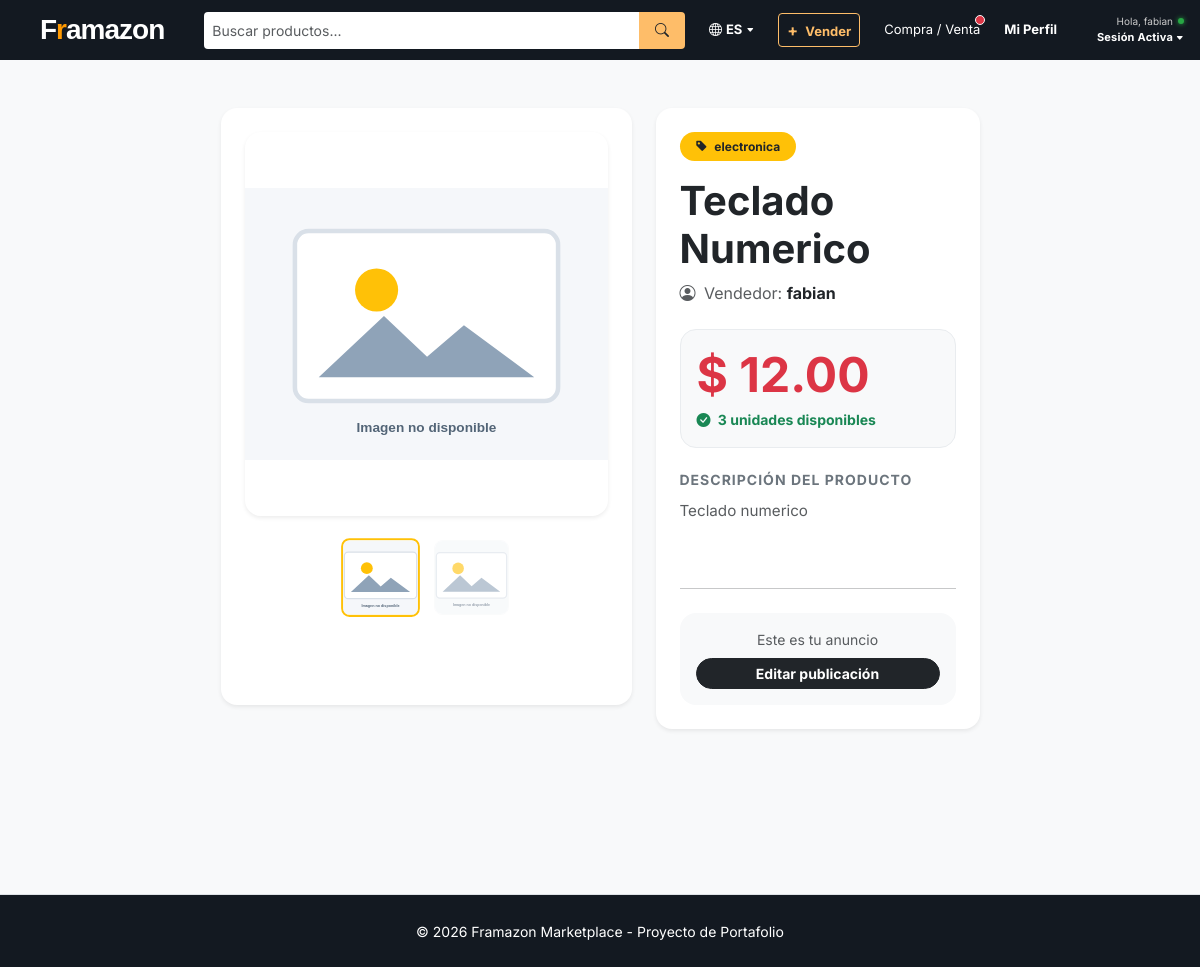
The app's page /producto/6/ (signed in) with its own data.
### marketplace/models.py (models this page shows, shortened)
class ProductImage(models.Model):
    producto = models.ForeignKey(Product, on_delete=models.CASCADE, related_name='imagenes')
    imagen = models.ImageField(upload_to='products/gallery/')
    @property
    def image_url(self):
        if self.imagen and self.imagen.storage.exists(self.imagen.name):
            return self.imagen.url
        return static('img/product-placeholder.svg')

class Product(models.Model):
    CATEGORIAS = (
        ('electronica', 'Electrónica'),
        ('computacion', 'Computación'),
        ('hogar', 'Hogar'),
        ('ropa', 'Ropa y Accesorios'),
        ('otros', 'Otros'),
    )
    vendedor = models.ForeignKey(User, on_delete=models.CASCADE, related_name='productos')
    nombre = models.CharField(max_length=200)
    categoria = models.CharField(max_length=50, choices=CATEGORIAS, default='otros')
    descripcion = models.TextField()
    precio = models.DecimalField(max_digits=10, decimal_places=2)
    stock = models.PositiveIntegerField(default=1)
    esta_pausado = models.BooleanField(default=False) # Permite ocultar el producto sin borrarlo
    es_vendido = models.BooleanField(default=False)  # Marca si el producto ya no está disponible
    imagen_principal = models.ImageField(upload_to='products/')
    email_contacto = models.EmailField()
    telefono_contacto = models.CharField(max_length=20)
    creado = models.DateTimeField(auto_now_add=True)
    class Meta:
        ordering = ('-creado',)
    @property
    def image_url(self):
        if self.imagen_principal and self.imagen_principal.storage.exists(self.imagen_principal.name):
            return self.imagen_principal.url
        return static('img/product-placeholder.svg')

### marketplace/views.py (the view)
# urls.py: path('producto/<int:product_id>/', views.product_detail, name='product_detail'),
def product_detail(request, product_id):
    producto = get_object_or_404(Product, id=product_id)
    imagenes_extra = producto.imagenes.all()
    negociacion = None
    mensajes = None
    if request.user.is_authenticated:
        comprador_id = request.GET.get('comprador')
        if producto.vendedor == request.user:
            if comprador_id:
                negociacion = Negotiation.objects.filter(
                    producto=producto,
                    comprador_id=comprador_id,
                ).first()
            else:
                negociacion = Negotiation.objects.filter(producto=producto).first()
        else:
            negociacion = Negotiation.objects.filter(
                producto=producto,
                comprador=request.user,
            ).first()
        if negociacion:
            mensajes = negociacion.mensajes.select_related('emisor').all()
    return render(request, 'marketplace/product_detail.html', {
        'producto': producto,
        'imagenes_extra': imagenes_extra,
        'negociacion': negociacion,
        'mensajes': mensajes,
    })

### marketplace/context_processors.py (called while the page is built)
def mensajes_pendientes(request):
    if request.user.is_authenticated:
        compras_activas = Negotiation.objects.filter(
            estado='abierta',
            comprador=request.user
        ).count()
        ventas_activas = Negotiation.objects.filter(
            estado='abierta',
            vendedor=request.user
        ).count()
        count = compras_activas + ventas_activas
        return {'notificaciones_chat': count}
    return {'notificaciones_chat': 0}

### marketplace/templates/marketplace/product_detail.html (shortened to what this page needs)
{% extends 'marketplace/base.html' %}
{% block content %}
<div class="container-fluid mt-4 mb-5 px-lg-5 product-detail-page">
    <div class="row justify-content-center transition-all" id="main-layout-row">
        <div class="col-md-6 col-lg-5 mb-4 transition-all" id="col-imagenes">
            <div class="card border-0 shadow-sm rounded-4 p-4 h-100">
                <div class="main-image-container text-center mb-3 position-relative">
                    <img id="main-product-view" src="{{ producto.image_url }}"
                         class="img-fluid h-100 rounded-4 shadow-sm"
                         style="object-fit: contain;" alt="{{ producto.nombre }}">
                </div>
                {% if imagenes_extra %}
                <div class="d-flex justify-content-center gap-3 mt-2 flex-wrap" id="thumbnail-gallery">
                    <div class="thumb-box active rounded-3 overflow-hidden border border-2 border-warning"
                         style="width: 75px; height: 75px; cursor: pointer;">
                        <img src="{{ producto.image_url }}" class="img-fluid h-100 w-100" style="object-fit: cover;" alt="{{ producto.nombre }}">
                    </div>
                    {% for img in imagenes_extra %}
                    <div class="thumb-box rounded-3 overflow-hidden border border-1 border-light"
                         style="width: 75px; height: 75px; cursor: pointer;">
                        <img src="{{ img.image_url }}" class="img-fluid h-100 w-100" style="object-fit: cover;" alt="{{ producto.nombre }}">
                    </div>
                    {% endfor %}
                </div>
                {% endif %}
            </div>
        </div>
        <div class="col-md-5 col-lg-4 transition-all" id="col-info">
            <div class="card border-0 shadow-sm rounded-4 p-4 h-100 bg-white">
                <div class="d-flex justify-content-between align-items-start">
                    <span class="badge bg-warning text-dark rounded-pill mb-3 px-3 py-2 small fw-bold">
                        <i class="bi bi-tag-fill me-1"></i> {{ producto.categoria }}
                    </span>
                </div>
                <h1 class="fw-bold mb-2 display-6 text-dark">{{ producto.nombre }}</h1>
                <p class="text-muted mb-4"><i class="bi bi-person-circle me-1"></i> Vendedor: <span class="fw-bold text-dark">{{ producto.vendedor.username }}</span></p>
                <div class="p-3 rounded-4 bg-light mb-4 border border-light-subtle">
                    <h2 class="text-danger fw-bold display-5 mb-1">$ {{ producto.precio }}</h2>
                    <span class="text-success small fw-bold">
                        <i class="bi bi-check-circle-fill me-1"></i> {{ producto.stock }} unidades disponibles
                    </span>
                </div>
                <div class="mb-4">
                    <h6 class="fw-bold text-secondary text-uppercase small letter-spacing-1">Descripción del producto</h6>
                    <p class="text-muted mt-2" style="line-height: 1.8; font-size: 0.95rem;">{{ producto.descripcion|linebreaksbr }}</p>
                </div>
                <hr class="my-4 opacity-25">
                <div class="d-grid gap-3">
                    {% if producto.vendedor != request.user %}
                        {% if producto.stock > 0 and not producto.esta_pausado %}
                            {% if request.user.is_authenticated %}
                            <button id="btn-abrir-chat" class="btn btn-warning btn-lg rounded-pill fw-bold py-3 shadow-sm border-0 transition-all hover-lift">
                                <i class="bi bi-chat-left-text-fill me-2"></i> Contactar al Vendedor
                            </button>
                            {% else %}
                            <a href="{% url 'login' %}?next={{ request.path }}" class="btn btn-warning btn-lg rounded-pill fw-bold py-3 shadow-sm border-0 transition-all hover-lift">
                                <i class="bi bi-chat-left-text-fill me-2"></i> Inicia sesión para contactar
                            </a>
                            {% endif %}
                        <button class="btn btn-outline-secondary rounded-pill fw-bold py-2 border-2 mt-1">
                            <i class="bi bi-heart me-2"></i> Guardar en Favoritos
                        </button>
                        {% elif producto.esta_pausado %}
                        <div class="alert alert-warning border-0 rounded-4 p-3 text-center mb-0">
                            <i class="bi bi-ex-triangle-fill me-2"></i> Publicación Pausada
                        </div>
                        {% else %}
                        <div class="alert alert-danger border-0 rounded-4 p-3 text-center mb-0">
                            <i class="bi bi-x-octagon-fill me-2"></i> Producto Agotado
                        </div>
                        {% endif %}
                    {% else %}
                        <div class="card bg-light border-0 rounded-4 p-3 text-center">
                            <p class="small text-muted mb-2">Este es tu anuncio</p>
                            <a href="{% url 'marketplace:perfil' %}" class="btn btn-dark btn-sm rounded-pill fw-bold">Editar publicación</a>
                        </div>
                    {% endif %}
                </div>
            </div>
        </div>
    </div>
</div>
{% endblock %}

### marketplace/templates/marketplace/base.html (shortened to what this page needs)
{% load static %}
<!DOCTYPE html>
<html lang="es">
<head>
    <link href="https://cdn.jsdelivr.net/npm/bootstrap@5.3.0/dist/css/bootstrap.min.css" rel="stylesheet">
    <link rel="stylesheet" href="https://cdn.jsdelivr.net/npm/bootstrap-icons@1.11.1/font/bootstrap-icons.css">
    <link rel="stylesheet" href="{% static 'css/style.css' %}">
</head>
<body class="bg-light d-flex flex-column min-vh-100">
<nav class="navbar navbar-expand-lg navbar-dark p-0" style="background-color: #131921; min-height: 60px;">
    <div class="container-fluid px-3">
        <a class="navbar-brand fw-bold fs-3 ms-4" href="{% url 'marketplace:index' %}" style="letter-spacing: -1px; font-family: 'Arial', sans-serif;">
            <span style="color: white;">F</span><span style="color: #ff9900;">r</span><span style="color: white;">amazon</span>
        </a>
        <div class="d-flex flex-grow-1 justify-content-center mx-4">
            <form action="{% url 'marketplace:index' %}" method="GET" class="input-group input-group-sm" style="max-width: 500px;">
                <input type="text" name="q" class="form-control border-0 py-2" placeholder="Buscar productos..." style="border-radius: 4px 0 0 4px;" value="{{ request.GET.q }}">
                <button class="btn border-0 px-3" type="submit" style="background-color: #febd69; border-radius: 0 4px 4px 0;">
                    <i class="bi bi-search"></i>
                </button>
            </form>
        </div>
        <div class="d-flex align-items-center gap-4 ms-auto" style="font-size: 13px;">
            <div class="nav-item d-none d-md-block">
                <a class="nav-link text-white fw-bold d-flex align-items-center" href="#">
                    <i class="bi bi-globe me-1"></i> ES <i class="bi bi-caret-down-fill ms-1" style="font-size: 8px;"></i>
                </a>
            </div>
            {% if user.is_authenticated %}
                <a href="{% url 'marketplace:crear_producto' %}" class="nav-link fw-bold px-2 py-1" style="color: #febd69 !important; border: 1px solid #febd69; border-radius: 4px;">
                    <span class="me-1" style="font-size: 16px;">+</span> Vender
                </a>
                <a class="nav-link position-relative" href="{% url 'marketplace:mis_negociaciones' %}">
                    Compra / Venta
                    {% if notificaciones_chat > 0 %}
                        <span class="position-absolute top-0 start-100 translate-middle p-1 bg-danger border border-light rounded-circle">
                        </span>
                    {% endif %}
                </a>
                <a href="{% url 'marketplace:perfil' %}" class="nav-link text-white fw-bold">Mi Perfil</a>
                <div class="nav-item dropdown ms-3">
                    <a class="nav-link text-white fw-bold d-flex align-items-center p-0" href="#" data-bs-toggle="dropdown" style="width: fit-content;">
                        <div class="d-flex flex-column">
                            <div class="d-flex align-items-center justify-content-end">
                                <span style="font-size: 10px; font-weight: normal; color: #ccc; margin-right: 5px;">Hola, {{ user.username }}</span>
                                <span style="height: 6px; width: 6px; background-color: #28a745; border-radius: 50%; display: inline-block; box-shadow: 0 0 5px #28a745;"></span>
                            </div>
                            <div class="text-end" style="margin-top: -2px;">
                                <span style="font-size: 11px; letter-spacing: 0.2px;">Sesión Activa <i class="bi bi-caret-down-fill" style="font-size: 8px;"></i></span>
                            </div>
                        </div>
                    </a>
                </div>
            {% else %}
                <a href="{% url 'login' %}" class="nav-link text-white fw-bold">Ingresar</a>
                <a href="{% url 'marketplace:registro' %}" class="nav-link fw-bold px-3 py-1" style="background-color: #f0c14b; color: #111 !important; border-radius: 4px; border: 1px solid #a88734;">
                    Registrarse
                </a>
            {% endif %}
        </div>
    </div>
</nav>
<main class="container py-4 flex-grow-1">
    {% block content %}
    {% endblock %}
</main>
<footer class="text-center py-4 footer-amazon border-top mt-auto">
    <div class="container">
        <small>&copy; 2026 Framazon Marketplace - Proyecto de Portafolio</small>
    </div>
</footer>
</body>
</html>

### static/css/style.css (style rules this page uses)
body { font-family: 'Inter', -apple-system, BlinkMacSystemFont, "Segoe UI", Roboto, sans-serif; background-color: #eaeded; color: #0F1111; }

### marketplace/templates/marketplace/base.html (style rules this page uses)
body { font-family: 'Segoe UI', Tahoma, Geneva, Verdana, sans-serif; background-color: #eaeded; }
.footer-amazon { background-color: #131921; color: white; }
.nav-link { color: white !important; font-size: 13px; }

### marketplace/templates/marketplace/product_detail.html (style rules this page uses)
.letter-spacing-1 { letter-spacing: 1px; }
.transition-all { transition: all 0.6s cubic-bezier(0.16, 1, 0.3, 1); }
.main-image-container { height: clamp(260px, 48vh, 420px); }
#main-product-view { width: 100%; object-fit: contain; }
@media (min-width: 768px) { .product-detail-page { min-height: calc(100vh - 86px); } }
.thumb-box { transition: all 0.3s ease; opacity: 0.6; }
.thumb-box.active { opacity: 1; border-color: #ffc107 !important; transform: scale(1.05); }

### records on screen
Product: categoria "electronica", nombre "Teclado Numerico", vendedor.username "fabian", precio "12.00", stock "3", descripcion "Teclado numerico"

### other values on screen
{{ user.username }} "fabian"
